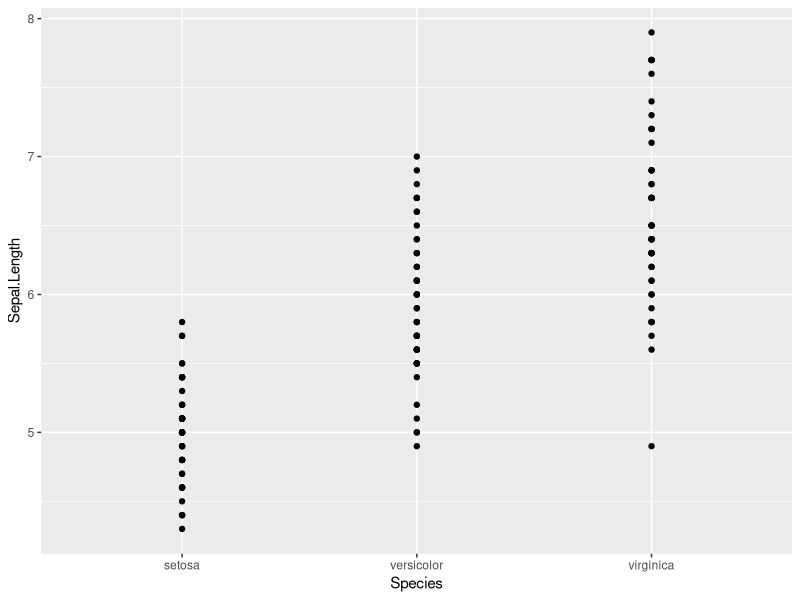
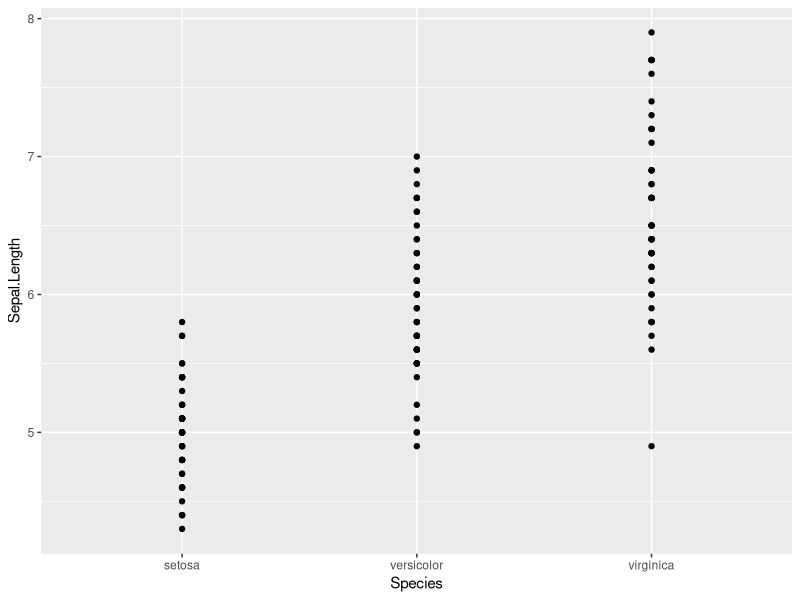
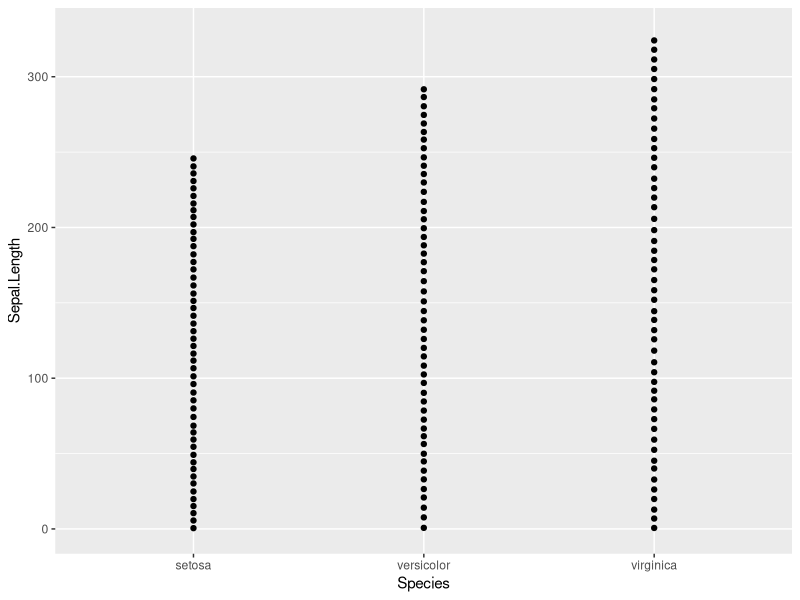
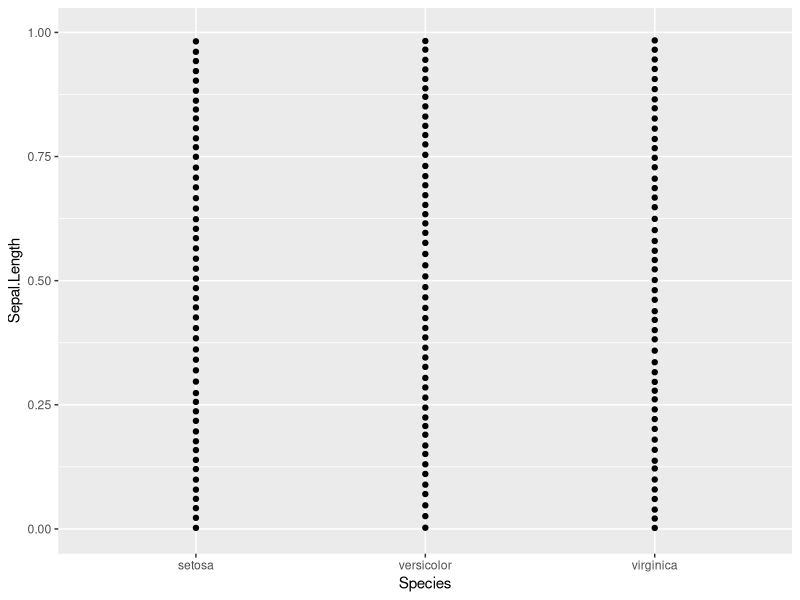
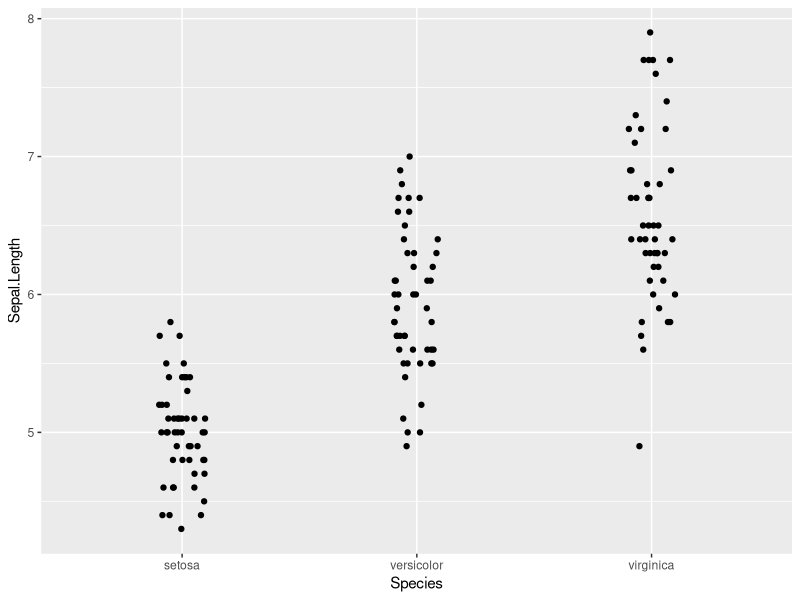
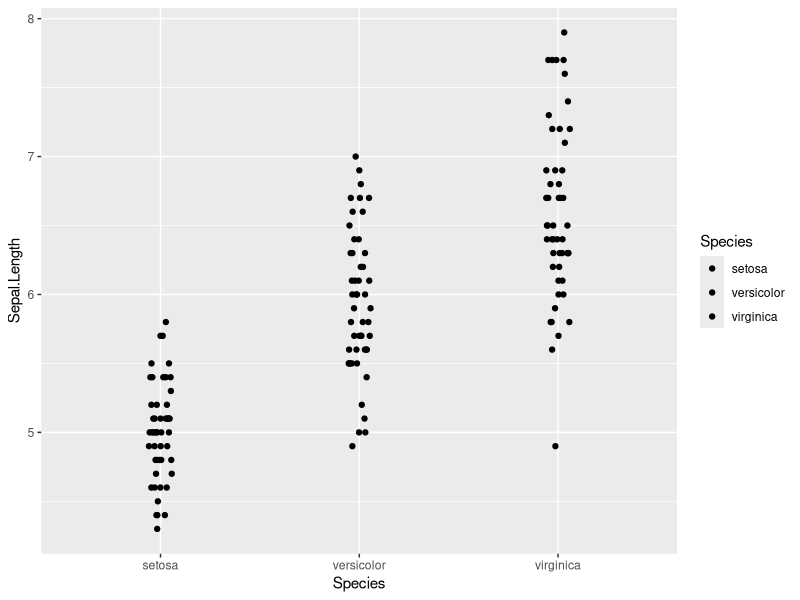

Write R code to recreate these figures, in order.
library(ggplot2)

ggplot(iris, aes(x=Species, y=Sepal.Length)) +
  geom_point()

ggplot(iris, aes(x=Species, y=Sepal.Length)) +
  geom_point(position = position_dodge())

ggplot(iris, aes(x=Species, y=Sepal.Length, ymax=Sepal.Length+0.2)) +
  geom_point(position = position_stack(0.1, 0))

ggplot(iris, aes(x=Species, y=Sepal.Length)) +
  geom_point(position = position_fill(0.1, 0.1))

ggplot(iris, aes(x=Species, y=Sepal.Length)) +
  geom_point(position = position_jitter(0.1, 0))

ggplot(iris, aes(x=Species, fill=Species, y=Sepal.Length)) +
  geom_point(position = position_jitterdodge(0.3, 0))
